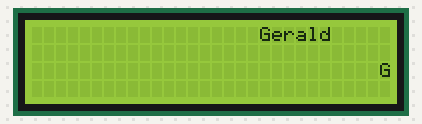
This sketch was run on a simulated Arduino Uno, built with avr-gcc and run on an emulated ATmega328P. Parts: 30×4 character LCD.

Above: at 0.1 s.
At 1.1 s:
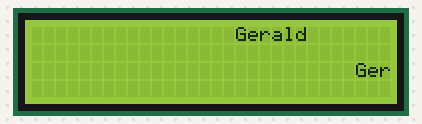
At 2.7 s:
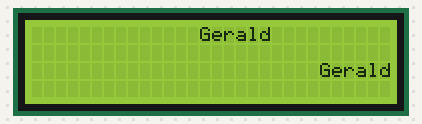
At 5.2 s:
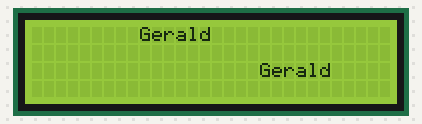
At 7.8 s:
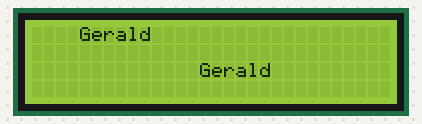
At 10.8 s:
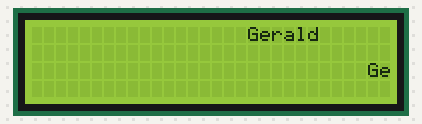

The sketch:

LCD_test.ino
```cpp
#include <Wire.h>
#include <LiquidCrystal_I2C.h>


LiquidCrystal_I2C lcd (0x27, 2, 1, 0, 4, 5, 6, 7, 3, POSITIVE);

void setup() {
  // put your setup code here, to run once:

  lcd.begin(30, 4);

  /*
  lcd.setCursor(3, 0);
  lcd.print("Testing :)");
  lcd.setCursor(0, 1);
  lcd.print("-*-*-*-*-*-*-");
  for(auto i : text)
  {
    vec1.push_back(i);
  }
  */
}

void loop()
{

  int i;
  for( i = 19; i >= 0; --i )
  {
    Serial.print("gerald");
    lcd.setCursor(i, 0);
    lcd.print("Gerald");
    delay(500);
    lcd.clear();
  }

  /*
  for( i = 19; i >= 0; --i )
  {
    lcd.setCursor(i, 0);
    lcd.print(" ");
    delay(100);
  }
  */


}
```

Measured:
- by itself, everything shown: repeats every 10.2 s, in 21 steps
- what the display in image 1 shows lasts 0.5 s, from 1.1 s to 1.6 s
